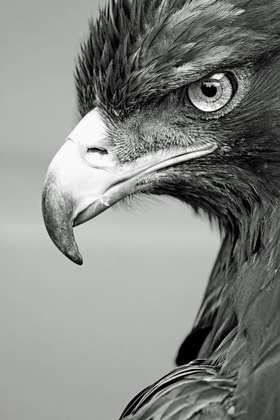
%> input picture 1.jpg, 280 x 420 px, shrunk from 564 x 846 before the run
$ octave inverseFilter.m   (GNU Octave 9; MATLAB toolbox functions it lacks are replaced by stand-ins)
%> lines starting %> are read from the running program, lines starting %| are printed output that depends on the picture
pkg load statistics
pkg load image

function [val] = RMI(name1, name2)
  I1 = imread(name1);
  [N, M, ~] = size(I1);
  A = double(I1(:,:,1));
  I2 = imread(name2);
  B = double(I2(:,:,1));
  L = 256;
  pab = zeros(L,L);
  for x = 1:N
     for y = 1:M
         pab(A(x,y)+1, B(x,y)+1) = pab(A(x,y)+1, B(x,y)+1) + 1;
     end
  end
  sumab = sum(sum(pab));
  pab = pab / sumab;
  pa = sum(pab,2);
  pb = sum(pab,1);
  L = 256;
  hA = 0;
  for i = 1 : L
    if pa(i)
        hA = hA - pa(i) * log(pa(i));
    end
  end
  hB = 0;
  for i = 1 : L
    if pb(i)
        hB = hB - pb(i) * log(pb(i));
    end
  end
  hAB = 0;
  for i = 1 : L
    for j = 1 : L
        if pab(i,j)
            hAB = hAB - pab(i,j) * log(pab(i,j));
        end
    end
  end
  val = (hA + hB - hAB) / hA;
end

function [TFDh] = motion_blur(n, m, b, T)
  TFDh = zeros(n, m);
  for x = 1:n
    for y = 1:m
       TFDh(x, y) = ((T * sin(pi * y * b)) / (pi * y * b)) * exp(-pi * i * y * b);
    end
    TFDh(x, 1) = 1;
  end
end

imageName = '1.jpg';

I = imread(imageName);
%> I is the input picture: size 420x280x3 uint8; mean R, G, B 134.2, 135.9, 133.2
J = I(:,:,1);
[n,m] = size(J);
%> n = 420; m = 280
f = double(J);

TFDf = fft2(f);
TFDh = motion_blur(n, m, 0.002, 1);

TFDg = zeros(n,m);
for x = 1:n
  for y = 1:m
    TFDg(x,y) = TFDh(x,y) * TFDf(x,y);
  end
end

g = real(ifft2(TFDg));
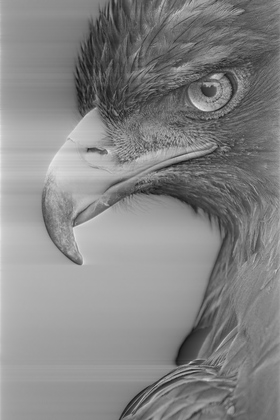
%> g: size 420x280 double; min 20, max 233.9, mean 134.2
imwrite(uint8(g), 'disturbed_image.jpg');

TFDf = TFDg;
for i = 1:n
    for j = 1:m
      if (abs(TFDh(i,j)) > 0.01)
        TFDf(i,j) = TFDg(i,j) / TFDh(i,j);
      end
    end
end

fr = real(ifft2(TFDf));
imwrite(uint8(fr), 'restored_image.jpg');

rmi_o_d = RMI(imageName, 'disturbed_image.jpg');
%> after the loop in RMI, `for x = 1:N`:
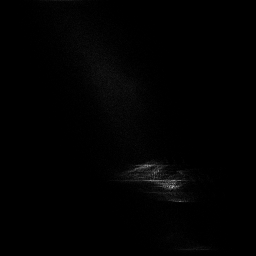
%> pab: size 256x256 double; min 0, max 174, mean 1.8
%> in RMI, `sumab = sum(sum(pab));`: sumab = 117600
%> in RMI, `pa = sum(pab,2);`: pa = 256 values, max 0.0398 at index 181, min 8.5e-05 at index 256, mean 0.00391
%> in RMI, `pb = sum(pab,1);`: pb = 256 values, max 0.0133 at index 155, min 0 at index 1, mean 0.00391
%> the loop in RMI, `for i = 1 : L` made 256 passes
%> hA on passes 1 to 12: 0.0325, 0.0473, 0.0597, 0.0711, 0.0816, 0.0918, 0.102, 0.11, 0.118, 0.128, 0.137, 0.146
%> after the loop in RMI, `for i = 1 : L`: hA = 5.1
%> the loop in RMI, `for i = 1 : L` made 256 passes
%> hB on passes 18, 20, 21, 22, 23, 24, 25, 26, 27, 28, 29, 30: 9.93e-05, 0.000286, 0.000556, 0.000906, 0.00141, 0.00168, 0.00226, 0.00306, 0.00356, 0.00399, 0.005, 0.00586
%> after the loop in RMI, `for i = 1 : L`: hB = 4.94
%> after the loop in RMI, `for i = 1 : L`: hAB = 9.17
%> in RMI, `val = (hA + hB - hAB) / hA;`: val = 0.171
%> rmi_o_d = 0.171
rmi_o_r = RMI(imageName, 'restored_image.jpg');
%> the loop in RMI (call 2), `for i = 1 : L` made 256 passes
%> the loop in RMI (call 2), `for i = 1 : L` made 256 passes
%> hB on passes 1 to 12: 0.0393, 0.0491, 0.0581, 0.0665, 0.076, 0.0844, 0.0935, 0.102, 0.111, 0.12, 0.13, 0.139
%> rmi_o_r = 0.531

figure;
subplot(1, 3, 1);
imshow(uint8(I));
title('Original image');
subplot(1, 3, 2);
imshow(uint8(g));
title('Blurred image');
subplot(1, 3, 3);
imshow(uint8(fr));
title('Restored image');

str1 = ['RMI disturbed image vs. original image: ' num2str(rmi_o_d)];
%> str1 = 'RMI disturbed image vs. original image: 0.17108'
str2 = ['RMI restored image vs. original image: ' num2str(rmi_o_r)];
%> str2 = 'RMI restored image vs. original image: 0.53142'
annotation('textbox', [.4 .1 .4 .05], 'String', [str1], 'EdgeColor', 'none', 'HorizontalAlignment', 'center', 'FontSize', 14);
annotation('textbox', [.4 .06 .4 .05], 'String', [str2], 'EdgeColor', 'none', 'HorizontalAlignment', 'center', 'FontSize', 14);
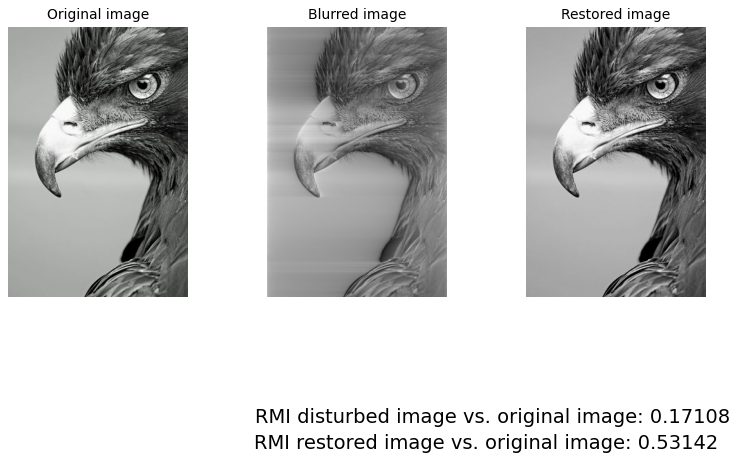
%> figure redrawn from the program's plot data, 4 panels
